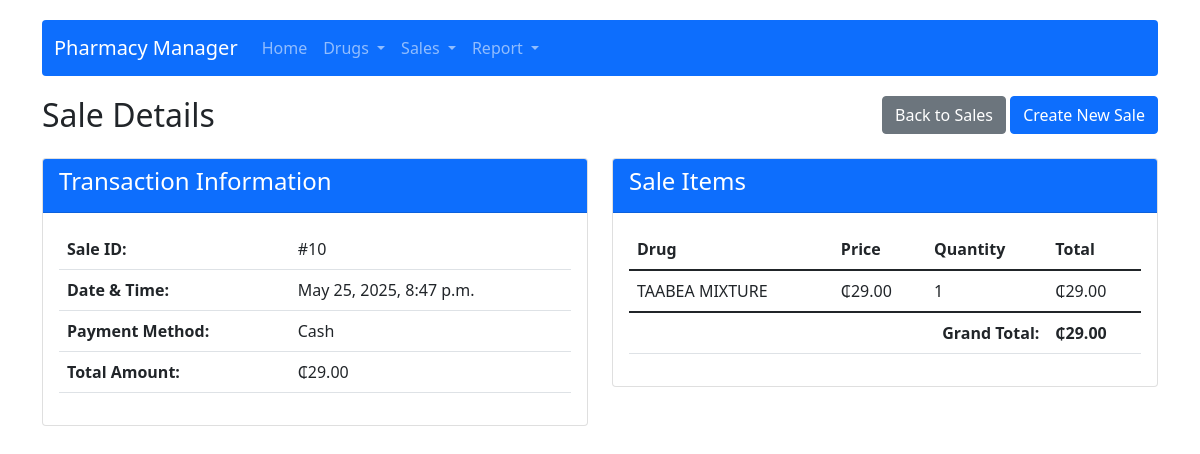
Screenshot of /sales/10/ with the database file from the repository.
### app/models.py (models this page shows, shortened)
class Sale(models.Model):
    transaction_date = models.DateTimeField(default=timezone.now)
    payment_method = models.ForeignKey(PaymentMethod, on_delete=models.SET_NULL, null=True)
    total_amount = models.DecimalField(max_digits=10, decimal_places=2)
    created_at = models.DateTimeField(auto_now_add=True)

class PaymentMethod(models.Model):
    name = models.CharField(max_length=50)
    def __str__(self):
        return self.name

class SaleItem(models.Model):
    sale = models.ForeignKey(Sale, related_name='items', on_delete=models.CASCADE)
    drug = models.ForeignKey(Drug, on_delete=models.CASCADE)
    quantity = models.IntegerField(default=1)
    price_at_sale = models.DecimalField(max_digits=10, decimal_places=2)
    def get_total(self):
        return self.price_at_sale * self.quantity

class Drug(models.Model):
    name = models.CharField(max_length=200)
    description = models.TextField(blank=True, null=True)
    price = models.DecimalField(max_digits=10, decimal_places=2)
    stock_quantity = models.IntegerField(default=0)
    created_at = models.DateTimeField(auto_now_add=True)
    updated_at = models.DateTimeField(auto_now=True)

### app/views.py (the view)
# urls.py: path('sales/<int:pk>/', views.sale_detail, name='sale_detail'),
def sale_detail(request, pk):
    sale = get_object_or_404(Sale, pk=pk)
    items = sale.items.all()
    return render(request, 'app/sale_detail.html', {
        'sale': sale,
        'items': items
    })

### app/templates/app/sale_detail.html (shortened to what this page needs)
{% extends 'app/base.html' %}
{% block content %}
<div class="row mb-3">
    <div class="col">
        <h2>Sale Details</h2>
    </div>
    <div class="col-auto">
        <a href="{% url 'sale_list' %}" class="btn btn-secondary">Back to Sales</a>
        <a href="{% url 'create_sale' %}" class="btn btn-primary">Create New Sale</a>
    </div>
</div>
<div class="row">
    <div class="col-md-6">
        <div class="card mb-4">
            <div class="card-header bg-primary text-white">
                <h4>Transaction Information</h4>
            </div>
            <div class="card-body">
                <table class="table">
                    <tr>
                        <th>Sale ID:</th>
                        <td>#{{ sale.id }}</td>
                    </tr>
                    <tr>
                        <th>Date & Time:</th>
                        <td>{{ sale.transaction_date }}</td>
                    </tr>
                    <tr>
                        <th>Payment Method:</th>
                        <td>{{ sale.payment_method }}</td>
                    </tr>
                    <tr>
                        <th>Total Amount:</th>
                        <td>₵{{ sale.total_amount }}</td>
                    </tr>
                </table>
            </div>
        </div>
    </div>
    <div class="col-md-6">
        <div class="card">
            <div class="card-header bg-primary text-white">
                <h4>Sale Items</h4>
            </div>
            <div class="card-body">
                <table class="table">
                    <thead>
                        <tr>
                            <th>Drug</th>
                            <th>Price</th>
                            <th>Quantity</th>
                            <th>Total</th>
                        </tr>
                    </thead>
                    <tbody>
                        {% for item in items %}
                        <tr>
                            <td>{{ item.drug.name }}</td>
                            <td>₵{{ item.price_at_sale }}</td>
                            <td>{{ item.quantity }}</td>
                            <td>₵{{ item.get_total }}</td>
                        </tr>
                        {% endfor %}
                    </tbody>
                    <tfoot>
                        <tr>
                            <th colspan="3" class="text-end">Grand Total:</th>
                            <th>₵{{ sale.total_amount }}</th>
                        </tr>
                    </tfoot>
                </table>
            </div>
        </div>
    </div>
</div>
{% endblock %}

### app/templates/app/base.html (style rules this page uses)
body { padding-top: 20px; }

### rows the page displays
Sale: id "10", transaction_date "May 25, 2025, 8:47 p.m.", payment_method "Cash", total_amount "29.00"
SaleItem: drug.name "TAABEA MIXTURE", price_at_sale "29.00", quantity "1", get_total "29.00"
